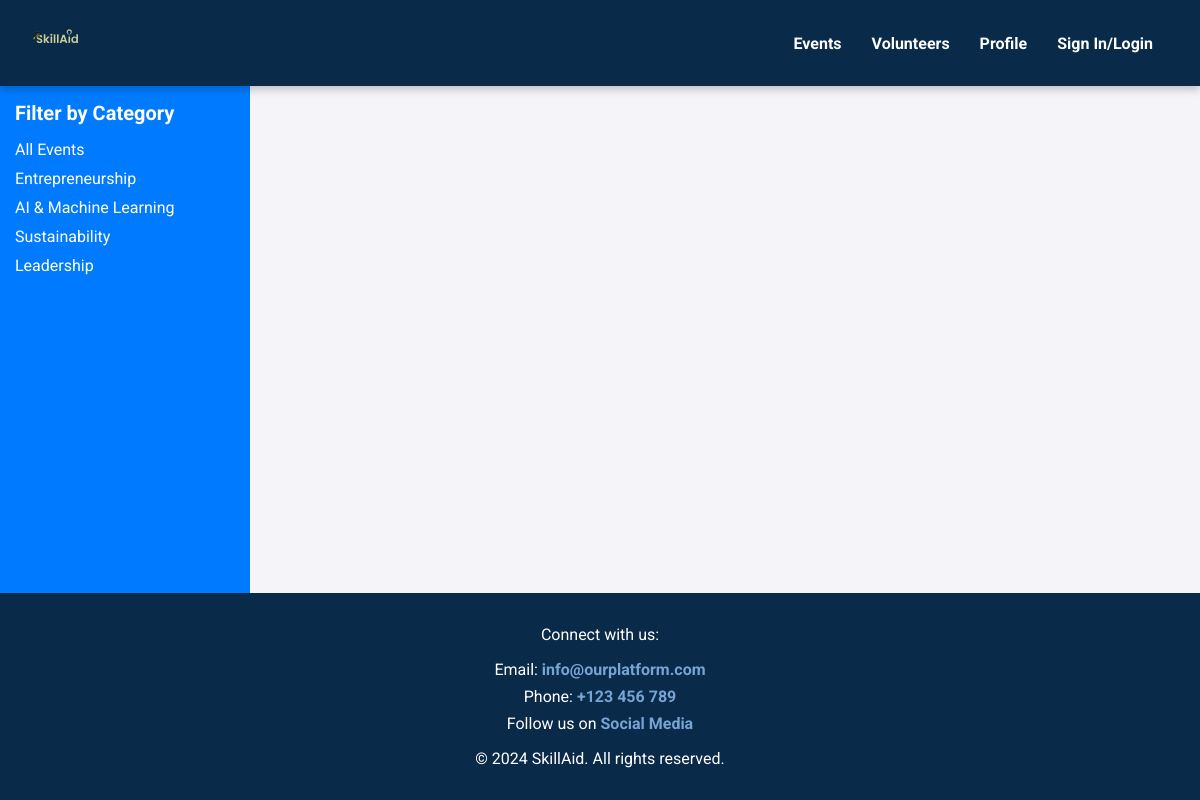
/events/, run on an earlier commit of the app's database.
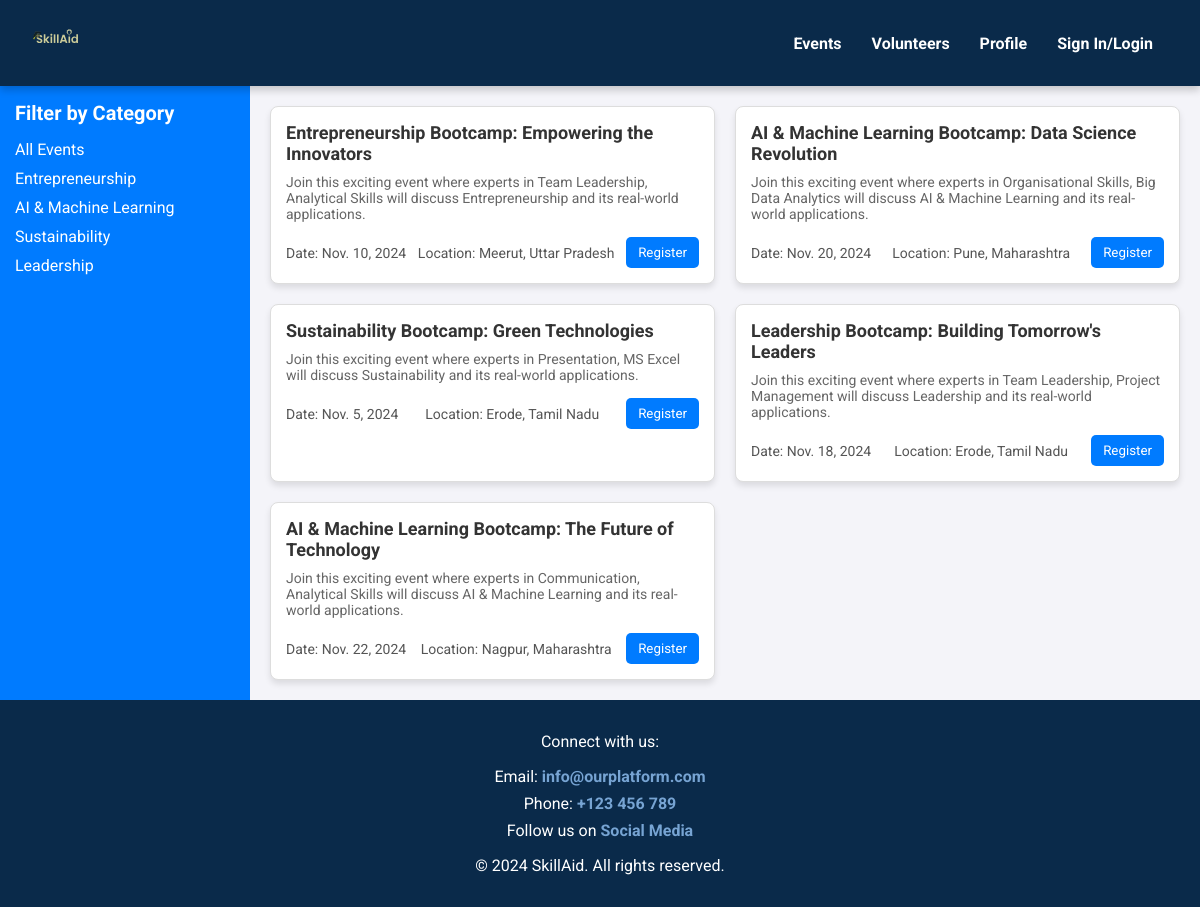
And on a later commit of the database.
### events/models.py (models this page shows, shortened)
class Event(models.Model):
    event_id = models.AutoField(primary_key=True)
    event_title = models.CharField(max_length=255)
    event_description = models.TextField()
    skills_required = models.TextField()  # Store skills as a string
    event_category = models.CharField(max_length=100)
    event_date = models.DateField()
    location = models.CharField(max_length=100, default="Unknown Location")
    image_url = models.URLField(blank=True, null=True)  # Added an image URL field

### events/views.py (the view)
# urls.py: path('events/', events_home, name='events'),
def events_home(request):
    category_filter = request.GET.get('category', None)
    if category_filter:
        events = Event.objects.filter(event_category=category_filter)
    else:
        events = Event.objects.all()  # Fetch all events
    return render(request, 'events.html', {'events': events})

### template/events.html (shortened to what this page needs)
{% extends 'base.html' %}
{% load static %}
{% block content %}
<div class="page-wrapper">
    <div class="sidebar-wrapper">
        <div class="sidebar">
            <h3>Filter by Category</h3>
            <ul>
                <li><a href="#" onclick="filterEvents('All')">All Events</a></li>
                <li><a href="#" onclick="filterEvents('Entrepreneurship')">Entrepreneurship</a></li>
                <li><a href="#" onclick="filterEvents('AI & Machine Learning')">AI & Machine Learning</a></li>
                <li><a href="#" onclick="filterEvents('Sustainability')">Sustainability</a></li>
                <li><a href="#" onclick="filterEvents('Leadership')">Leadership</a></li>
            </ul>
        </div>
    </div>
    <div class="content-wrapper">
        <div class="main-content">
            <div class="container">
                {% for event in events %}
                <div class="card" data-category="{{ event.event_category }}">
                    <div class="card-content">
                        <div class="card-title">{{ event.event_title }}</div>
                        <div class="card-description">{{ event.event_description }}</div>
                        <div class="card-info">
                            <span>Date: {{ event.event_date }}</span>
                            <span>Location: {{ event.location }}</span>
                            <button>Register</button>
                        </div>
                    </div>
                </div>
                {% endfor %}
            </div>
        </div>
    </div>
</div>
{% endblock %}

### template/base.html (shortened to what this page needs)
{% load static %}
<!DOCTYPE html>
<html lang="en">
<head>
</head>
<body>
    <nav class="navbar">
        <div class="navbar-logo">
            <a href="{% url 'homepage' %}">
                <img src="{% static 'img\skillaid-01.svg' %}" alt="SkillAid Logo" class="logo">
            </a>
        </div>
        <ul class="navbar-list">
            <li><a href="{% url 'events' %}">Events</a></li>
            <li><a href="{% url 'volunteers' %}">Volunteers</a></li>
            <li><a href="{% url 'profile' %}">Profile</a></li>
            <li><a href="{% url 'signup' %}" id="openModal">Sign In/Login</a></li>
        </ul>
    </nav>
    {% block content %}
    {% endblock %}
    <footer class="footer">
        <p>Connect with us:</p>
        <ul class="footer-links">
            <li>Email: <a href="mailto:info@ourplatform.com">info@ourplatform.com</a></li>
            <li>Phone: <a href="tel:+123456789">+123 456 789</a></li>
            <li>Follow us on <a href="#">Social Media</a></li>
        </ul>
        <p>&copy; 2024 SkillAid. All rights reserved.</p>
    </footer>
</body>

### template/base.html (style rules this page uses)
* { margin: 0; padding: 0; box-sizing: border-box; font-family: 'Roboto', sans-serif; }
.navbar { background-color: #0a2a4a; padding: 1rem 2rem; display: flex; align-items: center; justify-content: space-between; position: sticky; top: 0; z-index: 1000; box-shadow: 0 4px 8px rgba(0, 0, 0, 0.2); }
.navbar-logo .logo { height: 50px; }
.navbar-list { list-style: none; display: flex; }
.navbar-list li { margin: 0 15px; }
.navbar-list a { text-decoration: none; color: white; font-weight: bold; font-size: 1rem; transition: color 0.3s; }
.footer { background-color: #0a2a4a; color: white; text-align: center; padding: 2rem 1rem; }
.footer-links { list-style: none; margin: 1rem 0; }
.footer-links li { margin: 0.5rem 0; }
.footer-links a { color: #77a4d3; text-decoration: none; font-weight: bold; }

### template/events.html (style rules this page uses)
body { font-family: Arial, sans-serif; margin: 0; padding: 0; background-color: #f4f4f9; display: flex; flex-direction: column; height: 100vh; }
.page-wrapper { display: flex; flex: 1; flex-direction: row; height: 100%; }
.sidebar-wrapper { width: 250px; background-color: #007bff; color: white; height: 100%; }
.sidebar { padding: 15px; display: flex; flex-direction: column; }
.sidebar h3 { font-size: 20px; margin-bottom: 15px; }
.sidebar ul { list-style: none; padding: 0; }
.sidebar ul li { margin-bottom: 10px; }
.sidebar ul li a { color: white; text-decoration: none; font-size: 16px; cursor: pointer; transition: color 0.3s ease; }
.content-wrapper { flex: 1; display: flex; flex-direction: column; overflow-y: auto; }
.main-content { padding: 20px; flex: 1; box-sizing: border-box; }
.container { display: grid; grid-template-columns: repeat(auto-fit, minmax(300px, 1fr)); gap: 20px; }
.card { background-color: white; border: 1px solid #ddd; border-radius: 8px; box-shadow: 0 4px 6px rgba(0, 0, 0, 0.1); overflow: hidden; transition: transform 0.3s ease; }
.card-content { padding: 15px; }
.card-title { font-size: 18px; font-weight: bold; margin-bottom: 10px; color: #333; }
.card-description { font-size: 14px; color: #666; margin-bottom: 15px; }
.card-info { display: flex; justify-content: space-between; align-items: center; }
.card-info span { font-size: 14px; color: #555; }
.card-info button { background-color: #007bff; color: white; border: none; padding: 8px 12px; border-radius: 5px; cursor: pointer; transition: background-color 0.3s ease; }

What changed in the data, as far as the page shows it:
added Event: event_title "Entrepreneurship Bootcamp: Empowering the Innovators", event_description "Join this exciting event where experts in Team Leadership, Analytical Skills will discuss Entrepreneurship and its real-world applications.", event_date "Nov. 10, 2024", location "Meerut, Uttar Pradesh"
added Event: event_title "AI & Machine Learning Bootcamp: Data Science Revolution", event_description "Join this exciting event where experts in Organisational Skills, Big Data Analytics will discuss AI & Machine Learning and its real-world applications.", event_date "Nov. 20, 2024", location "Pune, Maharashtra"
added Event: event_title "Sustainability Bootcamp: Green Technologies", event_description "Join this exciting event where experts in Presentation, MS Excel will discuss Sustainability and its real-world applications.", event_date "Nov. 5, 2024", location "Erode, Tamil Nadu"
added Event: event_title "Leadership Bootcamp: Building Tomorrow's Leaders", event_description "Join this exciting event where experts in Team Leadership, Project Management will discuss Leadership and its real-world applications.", event_date "Nov. 18, 2024", location "Erode, Tamil Nadu"
added Event: event_title "AI & Machine Learning Bootcamp: The Future of Technology", event_description "Join this exciting event where experts in Communication, Analytical Skills will discuss AI & Machine Learning and its real-world applications.", event_date "Nov. 22, 2024", location "Nagpur, Maharashtra"
